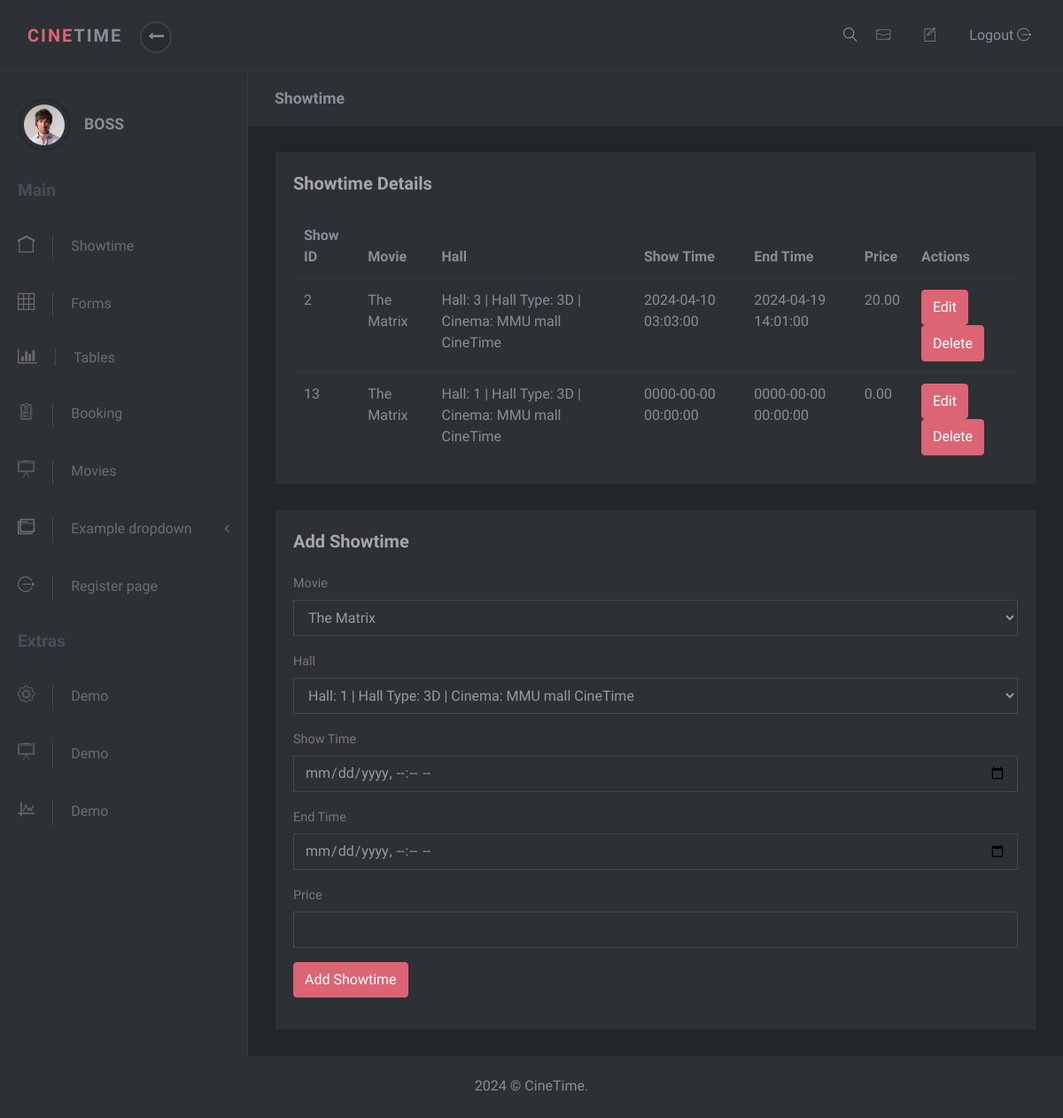
The page /ChengJingYi/admin/home.php (signed in) on the database its author committed.
### tables this page shows
CREATE TABLE `showtime` (
  `show_id` int(10) NOT NULL,
  `Movie_id` int(10) NOT NULL,
  `Hall_id` int(10) NOT NULL,
  `show_time` datetime NOT NULL,
  `end_time` datetime NOT NULL,
  `price` decimal(5,2) NOT NULL
);

CREATE TABLE `movie` (
  `movie_id` int(10) NOT NULL,
  `title` varchar(255) NOT NULL,
  `genre` varchar(255) NOT NULL,
  `director` varchar(255) NOT NULL,
  `cast` text NOT NULL,
  `synopsis` text NOT NULL,
  `duration` int(3) NOT NULL,
  `release_date` date NOT NULL,
  `poster_path` longblob NOT NULL
);

CREATE TABLE `hall` (
  `hall_id` int(10) NOT NULL,
  `cinema_id` int(10) NOT NULL,
  `hall_type_id` char(5) NOT NULL,
  `number_of_seat` int(10) NOT NULL
);

CREATE TABLE `cinema` (
  `cinema_id` int(10) NOT NULL,
  `name` varchar(255) NOT NULL,
  `location` varchar(255) NOT NULL,
  `city` varchar(255) NOT NULL,
  `num_of_hall` int(10) NOT NULL
);

### ChengJingYi/admin/showtime.php (the view, shortened to what this page needs)
<div class="page-content">
  <div class="page-header">
    <div class="container-fluid">
      <h2 class="h5 no-margin-bottom">Showtime</h2>
    </div>
  </div>
  <section class="no-padding-top no-padding-bottom">
    <div class="container-fluid">
      <div class="row">
        <div class="col-lg-12">
          <div class="block margin-bottom-sm">
            <div class="title"><strong>Showtime Details</strong></div>
            <div class="table-responsive">
              <?php
              include("connect.php");
              $query = "SELECT * FROM showtime";
              $result = mysqli_query($conn, $query);
              if (mysqli_num_rows($result) > 0) {
                echo '<table class="table">';
                echo '<thead>';
                echo '<tr>';
                echo '<th>Show ID</th>';
                echo '<th>Movie</th>';
                echo '<th>Hall</th>';
                echo '<th>Show Time</th>';
                echo '<th>End Time</th>';
                echo '<th>Price</th>';
                echo '<th>Actions</th>';
                echo '</tr>';
                echo '</thead>';
                echo '<tbody>';
                while ($row = mysqli_fetch_assoc($result)) {
                  $movieQuery = "SELECT title FROM movie WHERE movie_id = " . $row['Movie_id'];
                  $movieResult = mysqli_query($conn, $movieQuery);
                  $movieRow = mysqli_fetch_assoc($movieResult);
                  $hallQuery = "SELECT hall_type_id, cinema_id FROM hall WHERE hall_id = " . $row['Hall_id'];
                  $hallResult = mysqli_query($conn, $hallQuery);
                  $hallRow = mysqli_fetch_assoc($hallResult);
                  $cinemaQuery = "SELECT name FROM cinema WHERE cinema_id = " . $hallRow['cinema_id'];
                  $cinemaResult = mysqli_query($conn, $cinemaQuery);
                  $cinemaRow = mysqli_fetch_assoc($cinemaResult);
                  echo '<tr>';
                  echo '<td>' . $row['show_id'] . '</td>';
                  echo '<td>' . $movieRow['title'] . '</td>';
                  echo '<td>' . 'Hall: ' . $row['Hall_id'] . ' |  Hall Type: ' . $hallRow['hall_type_id'] . '   |  Cinema: ' . $cinemaRow['name'] . '</td>';
                  echo '<td>' . $row['show_time'] . '</td>';
                  echo '<td>' . $row['end_time'] . '</td>';
                  echo '<td>' . $row['price'] . '</td>';
                  echo '<td>
                          <button type="button" data-toggle="modal" data-target="#myModal" class="btn btn-primary edit-btn" data-show-id="' . $row['show_id'] . '" data-movie-id="' . $row['Movie_id'] . '" data-hall-id="' . $row['Hall_id'] . '" data-show-time="' . $row['show_time'] . '" data-end-time="' . $row['end_time'] . '" data-price="' . $row['price'] . '">Edit</button>
                          <a class="btn btn-primary" href="delete_showtime.php?show_id='. $row['show_id'].'" onclick="return confirmDelete();">Delete</a>
                        </td>';
                  echo '</tr>';
                }
                echo '</tbody>';
                echo '</table>';
              } else {
                echo 'No showtime details found.';
              }
              ?>
            </div>
          </div>
        </div>
      </div>
    </div>
  </section>
  <section class="no-padding-top no-padding-bottom">
    <div class="container-fluid">
      <div class="row">
        <div class="col-lg-12">
          <div class="block margin-bottom-sm">
            <div class="title"><strong>Add Showtime </strong></div>
            <div class="table-responsive">
              <div class="block-body">
                <form method="post" action="submit_showtime.php">
                  <div class="form-group">
                    <label class="form-control-label">Movie</label>
                    <select name="movie_id" class="form-control">
                      <?php
                        $query = "SELECT movie_id, title FROM movie";
                        $result = mysqli_query($conn, $query);
                        while ($row = mysqli_fetch_assoc($result)) {
                          echo '<option value="' . $row['movie_id'] . '">' . $row['title'] . '</option>';
                        }
                      ?>
                    </select>
                  </div>
                  <div class="form-group">
                    <label class="form-control-label">Hall</label>
                    <select name="hall_id" class="form-control">
                      <?php
                        $query = "SELECT hall_id, hall_type_id, cinema_id FROM hall";
                        $result = mysqli_query($conn, $query);
                        while ($row = mysqli_fetch_assoc($result)) {
                          $cinemaQuery = "SELECT name FROM cinema WHERE cinema_id = " . $row['cinema_id'];
                          $cinemaResult = mysqli_query($conn, $cinemaQuery);
                          $cinemaRow = mysqli_fetch_assoc($cinemaResult);
                          echo '<option value="'. $row['hall_id']. '">Hall: '. $row['hall_id'] . ' |  Hall Type: ' . $row['hall_type_id'] . '   |  Cinema: ' . $cinemaRow['name'] . '</option>';
                      }
                      ?>
                    </select>
                  </div>
                  <div class="form-group">
                    <label class="form-control-label">Show Time</label>
                    <input type="datetime-local" name="show_time" class="form-control">
                  </div>
                  <div class="form-group">
                    <label class="form-control-label">End Time</label>
                    <input type="datetime-local" name="end_time" class="form-control">
                  </div>
                  <div class="form-group">
                    <label class="form-control-label">Price</label>
                    <input type="number" name="price" class="form-control">
                  </div>
                  <div class="form-group">
                    <input type="submit" value="Add Showtime" class="btn btn-primary">
                  </div>
                </form>
              </div>
            </div>
          </div>
        </div>
      </div>
    </div>
  </section>
</div>

### ChengJingYi/admin/css/style.default.css (style rules this page uses)
body { position: relative; }
section { padding: 0 1rem; }
a { -webkit-transition: all 0.3s; transition: all 0.3s; display: inline-block; }
button { cursor: pointer; }
i, span, strong { display: inline-block; }
input { outline: none; }
.no-padding-top { padding-top: 0 !important; }
.no-padding-bottom { padding-bottom: 0 !important; }
.no-margin-bottom { margin-bottom: 0 !important; }
.margin-bottom-sm { margin-bottom: 30px !important; }
.block { padding: 20px; background: #2d3035; color: #8a8d93; margin-bottom: 30px; }
.page-content { position: relative; background: #22252a; min-height: 100vh; width: calc(100% - 280px); padding: 0; padding-bottom: 70px; }
.page-header { padding: 20px 15px; background: #2d3035; color: #8a8d93; margin-bottom: 30px; }
.block .title { margin-bottom: 20px; }
.block .title strong:first-child { font-size: 1.25rem; color: #a5a7ab; }
.form-control { height: calc(2.4rem + 2px); border: 1px solid #444951; background: transparent; border-radius: 0; color: #979a9f; padding: 0.45rem 0.75rem; }
.form-control-label { color: #777; }
button, input[type='submit'] { cursor: pointer; font-family: inherit; font-weight: 300 !important; }
form label { font-size: .9rem; color: #8a8d93; }
.table { margin-bottom: 0; }
.table td, .table th { border-color: #343a40; }
.table thead th { border: none; }
.btn { font-weight: 400; border: 1px solid transparent; padding: 0.45rem 0.75rem; font-size: 1rem; line-height: 1.5; border-radius: 0.25rem; -webkit-transition: color 0.15s ease-in-out, background-color 0.15s ease-in-out, border-color 0.15s ease-in-out, -webkit-box-shadow 0.15s ease-in-out; transition: color 0.15s ease-in-out, background-color 0.15s ease-in-out, border-color 0.15s ease-in-out, -webkit-box-shadow 0.15s ease-in-out; transition: color 0.15s ease-in-out, background-color 0.15s ease-in-out, border-color 0.15s ease-in-out, box-shadow 0.15s ease-in-out; transition: color 0.15s ease-in-out, background-color 0.15s ease-in-out, border-color 0.15s ease-in-out, box-shadow 0.15s ease-in-out, -webkit-box-shadow 0.15s ease-in-out; }
.btn-primary { color: color-yiq(#DB6574); background-color: #DB6574; border-color: #DB6574; }
body { font-family: "Muli", sans-serif; font-size: 1rem; font-weight: 400; line-height: 1.5; color: #8a8d93; background-color: #fff; }
a { color: #DB6574; text-decoration: none; }
h1, h2, h3, h4, h5, h6, .h1, .h2, .h3, .h4, .h5, .h6 { margin-bottom: 0.5rem; font-family: inherit; font-weight: 700; line-height: 1.2; color: inherit; }
h2, .h2 { font-size: 1.7rem; }
h5, .h5 { font-size: 1.1rem; }

### rows shown on the page
showtime: show_id "2", Movie.title "The Matrix", Hall "3", Hall.hall_type_id "3D", cinema.name "MMU mall CineTime", show_time "2024-04-10 03:03:00", end_time "2024-04-19 14:01:00", price "20.00"
showtime: show_id "13", Movie.title "The Matrix", Hall "1", Hall.hall_type_id "3D", cinema.name "MMU mall CineTime", show_time "0000-00-00 00:00:00", end_time "0000-00-00 00:00:00", price "0.00"

### other values the page prints
$_SESSION['admin_name'] "BOSS"
form field movie_id "The Matrix"
